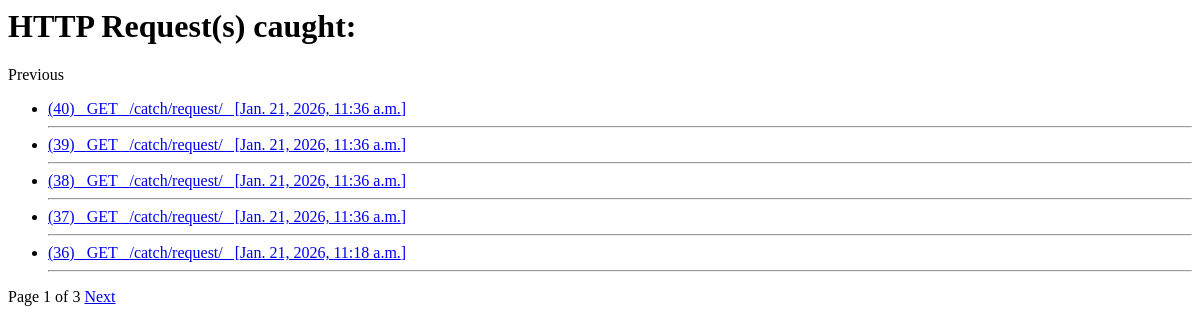
Page /catch/allrequests/ on the earlier database version.
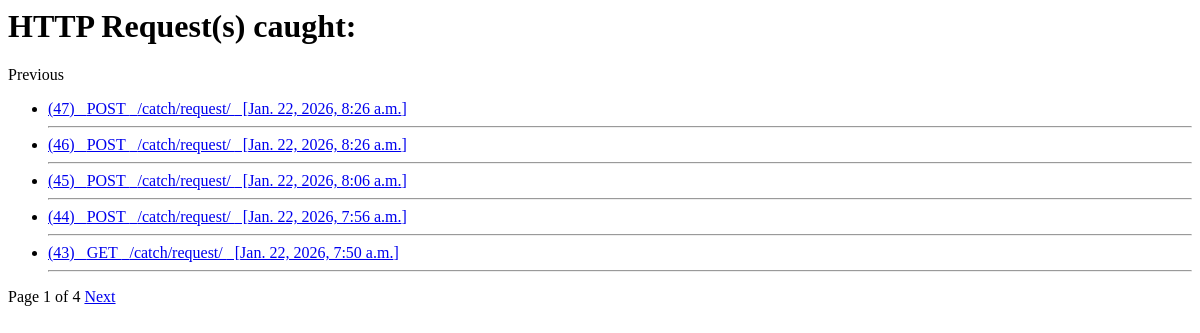
Same page on the later database version.
### webhooks/models.py (models this page shows, shortened)
class HttpRequest(models.Model):
    timestamp = models.DateTimeField("Request Date and Time")
    http_method = models.CharField(max_length=200)
    path = models.CharField(max_length=200)
    headers = models.TextField()
    request_body = models.TextField()

### webhooks/views.py (the view)
# urls.py: path('allrequests/', views.viewRequests),
def viewRequests(request):
    allrecords = HttpRequest.objects.all().order_by("-timestamp")
    paginator = Paginator(allrecords, 5)
    page_number = request.GET.get('page')
    page_obj = paginator.get_page(page_number)
    return render(request, "index.html", {"page_obj": page_obj, "records": page_obj.object_list})

### webhooks/templates/index.html
<h1>HTTP Request(s) caught:</h1>
<div class = "pagination">
    {% if page_obj.has_previous %}
        <a href= "?page={{ page_obj.previous_page_number }}">Previous</a>
    {% else %}
        Previous
    {% endif %}
    <ul>
        {% for req in records %}
            <li>
                <a href="{% url 'getRequest' req.id %}">({{ req.id }}) &nbsp {{req.http_method}} &nbsp {{ req.path }} &nbsp [{{ req.timestamp }}]</a>
            </li>
            <hr>
        {% empty %}
            <li>No requests captured yet.</li>
        {% endfor %}
    </ul>
    <span>Page {{ page_obj.number }} of {{page_obj.paginator.num_pages }}</span>
    {% if page_obj.has_next %}
        <a href = "?page={{ page_obj.next_page_number }}">Next</a>
    {% endif %}
</div>

Differences in the rows shown:
no longer on this page (row unchanged): HttpRequest: id "40", http_method "GET", path "/catch/request/", timestamp "Jan. 21, 2026, 11:36 a.m."
no longer on this page (row unchanged): HttpRequest: id "39", http_method "GET", path "/catch/request/", timestamp "Jan. 21, 2026, 11:36 a.m."
no longer on this page (row unchanged): HttpRequest: id "38", http_method "GET", path "/catch/request/", timestamp "Jan. 21, 2026, 11:36 a.m."
no longer on this page (row unchanged): HttpRequest: id "37", http_method "GET", path "/catch/request/", timestamp "Jan. 21, 2026, 11:36 a.m."
no longer on this page (row unchanged): HttpRequest: id "36", http_method "GET", path "/catch/request/", timestamp "Jan. 21, 2026, 11:18 a.m."
added HttpRequest: id "47", http_method "POST", path "/catch/request/", timestamp "Jan. 22, 2026, 8:26 a.m."
added HttpRequest: id "46", http_method "POST", path "/catch/request/", timestamp "Jan. 22, 2026, 8:26 a.m."
added HttpRequest: id "45", http_method "POST", path "/catch/request/", timestamp "Jan. 22, 2026, 8:06 a.m."
added HttpRequest: id "44", http_method "POST", path "/catch/request/", timestamp "Jan. 22, 2026, 7:56 a.m."
added HttpRequest: id "43", http_method "GET", path "/catch/request/", timestamp "Jan. 22, 2026, 7:50 a.m."
Other differences:
{{ page_obj.paginator.num_pages }}: "3" → "4"
